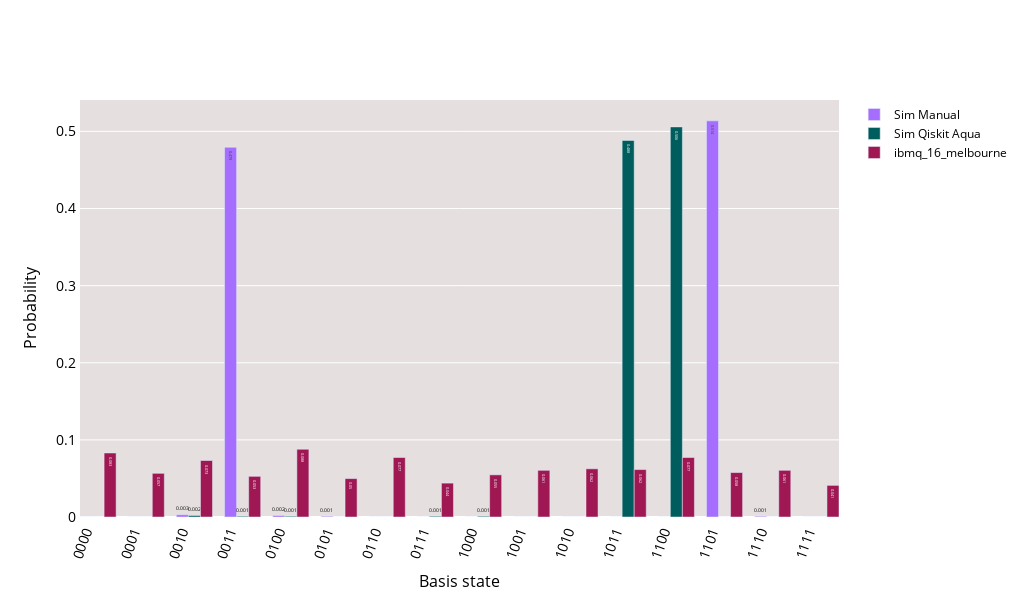

Notebook code for this chart:
### Code cell
from kaleidoscope import probability_distribution

probability_distribution([counts, ae_result['circuit_result'], counts_real], legend=['Sim Manual', 'Sim Qiskit Aqua', backend_real.name()], figsize=(1024,600))

### Figure 1 — Plotly figure (JSON) as saved in the notebook; plotly's stock layout.template omitted (floating-point values rounded to 4 significant figures)
{"data": [{"hoverinfo": "text", "hovertext": ["<b>0000</b><br>P = 0.0", "<b>0001</b><br>P = 0.0", "<b>0010</b><br>P = 0.003", "<b>0011</b><br>P = 0.479", "<b>0100</b><br>P = 0.002", "<b>0101</b><br>P = 0.001", "<b>0110</b><br>P = 0.0", "<b>0111</b><br>P = 0.0", "<b>1000</b><br>P = 0.0", "<b>1001</b><br>P = 0.0", "<b>1010</b><br>P = 0.0", "<b>1011</b><br>P = 0.0", "<b>1100</b><br>P = 0.0", "<b>1101</b><br>P = 0.514", "<b>1110</b><br>P = 0.001", "<b>1111</b><br>P = 0.0"], "marker": {"color": "#a56eff"}, "name": "Sim Manual", "text": [0, 0, 0.003, 0.479, 0.002, 0.001, 0, 0, 0, 0, 0, 0, 0, 0.514, 0.001, 0], "textposition": "auto", "type": "bar", "width": 0.25, "x": [0, 1, 2, 3, 4, 5, 6, 7, 8, 9, 10, 11, 12, 13, 14, 15], "y": [0, 0, 0.00293, 0.4795, 0.001953, 0.0009766, 0, 0, 0, 0, 0, 0, 0, 0.5137, 0.0009766, 0]}, {"hoverinfo": "text", "hovertext": ["<b>0000</b><br>P = 0.0", "<b>0001</b><br>P = 0.0", "<b>0010</b><br>P = 0.002", "<b>0011</b><br>P = 0.001", "<b>0100</b><br>P = 0.001", "<b>0101</b><br>P = 0.0", "<b>0110</b><br>P = 0.0", "<b>0111</b><br>P = 0.001", "<b>1000</b><br>P = 0.001", "<b>1001</b><br>P = 0.0", "<b>1010</b><br>P = 0.0", "<b>1011</b><br>P = 0.488", "<b>1100</b><br>P = 0.506", "<b>1101</b><br>P = 0.0", "<b>1110</b><br>P = 0.0", "<b>1111</b><br>P = 0.0"], "marker": {"color": "#005d5d"}, "name": "Sim Qiskit Aqua", "text": [0, 0, 0.002, 0.001, 0.001, 0, 0, 0.001, 0.001, 0, 0, 0.488, 0.506, 0, 0, 0], "textposition": "auto", "type": "bar", "width": 0.25, "x": [0.25, 1.25, 2.25, 3.25, 4.25, 5.25, 6.25, 7.25, 8.25, 9.25, 10.25, 11.25, 12.25, 13.25, 14.25, 15.25], "y": [0, 0, 0.001953, 0.0009766, 0.0009766, 0, 0, 0.0009766, 0.0009766, 0, 0, 0.4883, 0.5059, 0, 0, 0]}, {"hoverinfo": "text", "hovertext": ["<b>0000</b><br>P = 0.083", "<b>0001</b><br>P = 0.057", "<b>0010</b><br>P = 0.073", "<b>0011</b><br>P = 0.053", "<b>0100</b><br>P = 0.088", "<b>0101</b><br>P = 0.05", "<b>0110</b><br>P = 0.077", "<b>0111</b><br>P = 0.044", "<b>1000</b><br>P = 0.055", "<b>1001</b><br>P = 0.061", "<b>1010</b><br>P = 0.062", "<b>1011</b><br>P = 0.062", "<b>1100</b><br>P = 0.077", "<b>1101</b><br>P = 0.058", "<b>1110</b><br>P = 0.061", "<b>1111</b><br>P = 0.041"], "marker": {"color": "#9f1853"}, "name": "ibmq_16_melbourne", "text": [0.083, 0.057, 0.073, 0.053, 0.088, 0.05, 0.077, 0.044, 0.055, 0.061, 0.062, 0.062, 0.077, 0.058, 0.061, 0.041], "textposition": "auto", "type": "bar", "width": 0.25, "x": [0.5, 1.5, 2.5, 3.5, 4.5, 5.5, 6.5, 7.5, 8.5, 9.5, 10.5, 11.5, 12.5, 13.5, 14.5, 15.5], "y": [0.08301, 0.05664, 0.07324, 0.05273, 0.08789, 0.0498, 0.07715, 0.04395, 0.05469, 0.06055, 0.0625, 0.06152, 0.07715, 0.05762, 0.06055, 0.04102]}], "layout": {"font": {"color": "#000000"}, "height": 600, "paper_bgcolor": "#ffffff", "plot_bgcolor": "#e5e0df", "showlegend": true, "title": {"font": {"size": 18}, "x": 0.5}, "width": 1024, "xaxis": {"linewidth": 1, "showline": true, "tickangle": -70, "tickfont": {"size": 14}, "ticktext": ["0000", "0001", "0010", "0011", "0100", "0101", "0110", "0111", "1000", "1001", "1010", "1011", "1100", "1101", "1110", "1111"], "tickvals": [0, 1, 2, 3, 4, 5, 6, 7, 8, 9, 10, 11, 12, 13, 14, 15], "title": {"font": {"size": 16}, "text": "Basis state"}}, "yaxis": {"linewidth": 1, "showline": true, "tickfont": {"size": 14}, "title": {"font": {"size": 16}, "text": "Probability"}}}}
